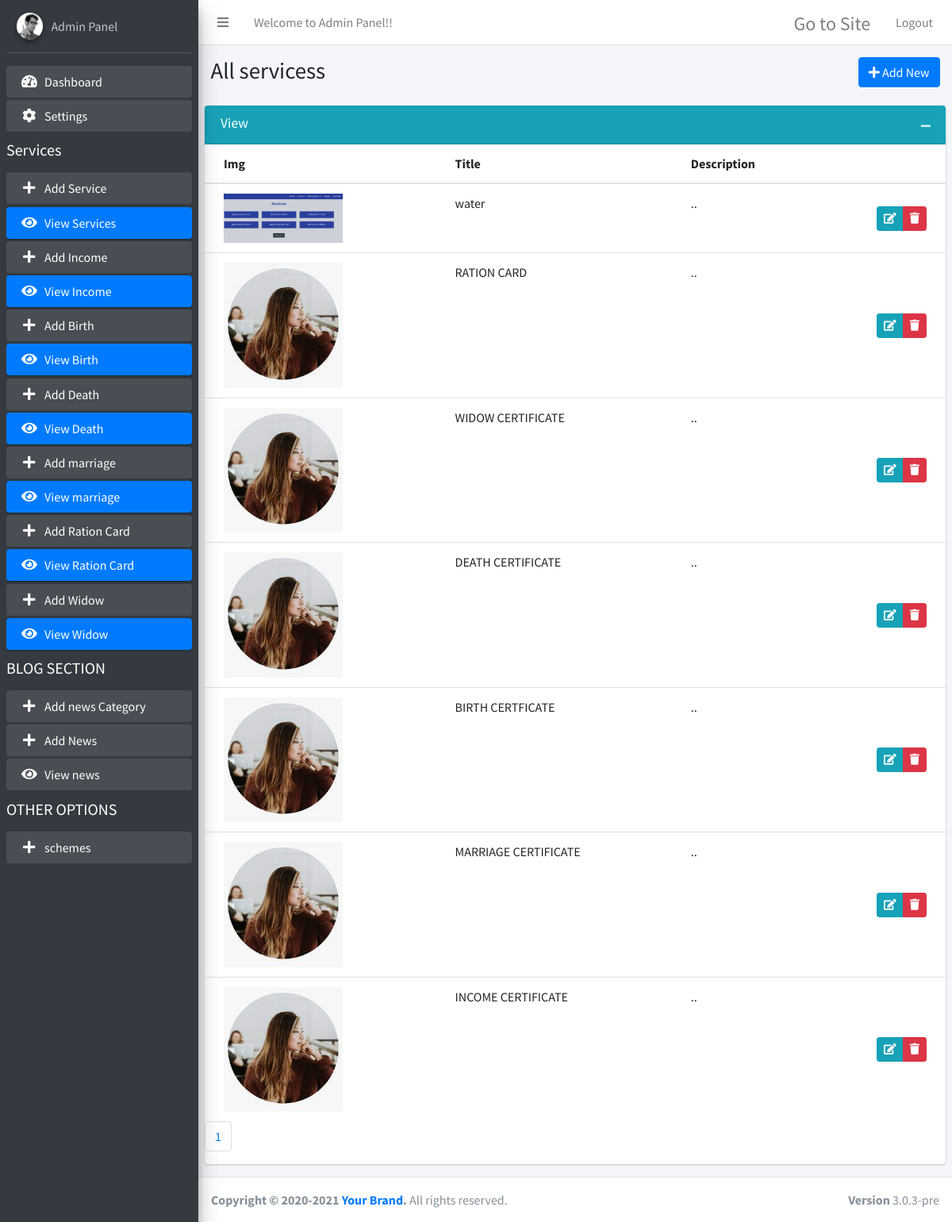
The page /admin/view-services.php (signed in) on the database its author committed.
### tables this page shows
CREATE TABLE `services` (
  `id` int(100) NOT NULL,
  `title` varchar(1000) DEFAULT NULL,
  `short` varchar(1500) DEFAULT NULL,
  `descrip` varchar(10000) DEFAULT NULL,
  `img` varchar(255) NOT NULL,
  `url` varchar(255) NOT NULL,
  `date` varchar(100) DEFAULT NULL,
  `status` varchar(10) DEFAULT NULL
);

### admin/view-services.php (the view, shortened to what this page needs)
<?php
include 'conn.php';
$a=4;
?>
<!DOCTYPE html>
<html>
<head>
  <link rel="stylesheet" href="plugins/fontawesome-free/css/all.min.css">
  <link rel="stylesheet" href="https://code.ionicframework.com/ionicons/2.0.1/css/ionicons.min.css">
  <link rel="stylesheet" href="dist/css/adminlte.min.css">
  <link rel="stylesheet" href="plugins/summernote/summernote-bs4.css">
</head>
<body class="hold-transition sidebar-mini">
<div class="wrapper">
   <?php include"topbar.php"; ?>
  <?php include"sidebar.php"; ?>
<?php
$limit = 10;
if (isset($_GET["page"])) {
	$page  = $_GET["page"];
	}
	else{
	$page=1;
	};
$serial = ($page-1) * $limit;
    $resultt = mysqli_query($con,"SELECT * FROM services ORDER BY id DESC LIMIT $serial, $limit");
?>
  <div class="content-wrapper">
    <section class="content-header">
      <div class="container-fluid">
        <div class="row mb-2">
          <div class="col-sm-6">
            <h1>All servicess</h1>
          </div>
          <div class="col-sm-6" style="text-align:right;">
            <a class="btn btn-primary" href="add-services.php">
            <i class="fa fa-plus" aria-hidden="true"></i> Add New</a>
          </div>
        </div>
      </div>
    </section>
    <section class="content">
      <div class="row">
        <div class="col-md-12">
          <div class="card card-info">
            <div class="card-header">
              <h3 class="card-title">View</h3>
              <div class="card-tools">
                <button type="button" class="btn btn-tool" data-card-widget="collapse" data-toggle="tooltip" title="Collapse">
                  <i class="fas fa-minus"></i></button>
              </div>
            </div>
            <div class="card-body p-0">
              <table class="table">
                <thead>
                  <tr>
                    <th>Img</th>
                    <th>Title</th>
					<th>Description</th>
                    <th></th>
                  </tr>
                </thead>
                <tbody>
				<?php
			while ($roww = mysqli_fetch_array($resultt)) {
			?>
				  <tr>
					<td><img style="width:150px;" src="images/services/<?php echo $roww["img"]; ?>"></td>
                    <td><?php echo $roww["title"]; ?></td>
					<td><?php $dec = $roww['descrip'];
								$removetag = strip_tags($dec);
								$trim = $string = substr($removetag,0,600);
								echo $trim ; ?>..</td>
                    <td class="text-right py-0 align-middle">
                      <div class="btn-group btn-group-sm">
						<a href="add-services.php?edit=<?php echo $roww["id"]; ?>" onclick="return confirm('Are you sure?')"  class="btn btn-info"><i class="fas fa-edit"></i></a>
                        <a href="view-services.php?delete_id=<?php echo $roww["id"]; ?>" onclick="return confirm('Are you sure?')" class="btn btn-danger"><i class="fas fa-trash"></i></a>
                      </div>
                    </td>
                </tr>
			<?php
			}
			?>
				</tbody>
              </table>
            </div>
			 <?php
			$result_db = mysqli_query($con,"SELECT COUNT(id) FROM services");
		$row_db = mysqli_fetch_row($result_db);
		$total_records = $row_db[0];
		$total_pages = ceil($total_records / $limit);
		$pagLink = "<ul class='pagination'>";
		for ($i=1; $i<=$total_pages; $i++) {
					  $pagLink .= "<li class='page-item'><a class='page-link' href='view-services.php?page=".$i."'>".$i."</a></li>";
		}
		echo $pagLink . "</ul>";
		?>
          </div>
        </div>
      </div>
    </section>
  </div>
 <?php include"footer.php"; ?>
</div>
</body>
</html>

### admin/topbar.php
<nav class="main-header navbar navbar-expand navbar-white navbar-light">
    <ul class="navbar-nav">
      <li class="nav-item">
        <a class="nav-link" data-widget="pushmenu" href="#"><i class="fas fa-bars"></i></a>
      </li>
      <li class="nav-item d-none d-sm-inline-block">
        <a class="nav-link">Welcome to Admin Panel!!</a>
      </li>
    </ul>
    <ul class="navbar-nav ml-auto">
        <li class="nav-item">
        <a class="nav-link" target="_blank" href="https://<?php echo $_SERVER['HTTP_HOST']; ?>">
         <h4>Go to Site</h4>
        </a>
      </li>
      <li class="nav-item">
        <a class="nav-link" href="logout.php">
         Logout
        </a>
      </li>
    </ul>
  </nav>

### admin/sidebar.php
<aside class="main-sidebar sidebar-dark-primary elevation-4">
    <div class="sidebar">
      <div class="user-panel mt-3 pb-3 mb-3 d-flex">
        <div class="image">
          <img src="dist/img/user2-160x160.jpg" class="img-circle elevation-2" alt="User Image">
        </div>
        <div class="info">
          <a href="#" class="d-block">Admin Panel</a>
        </div>
      </div>
      <nav class="mt-2">
        <ul class="nav nav-pills nav-sidebar flex-column" data-widget="treeview" role="menu" data-accordion="false">
          <li class="nav-item has-treeview menu-open">
            <a href="index.php" class="nav-link <?php if($a==1){ echo 'active'; }?>">
              <i class="nav-icon fas fa-tachometer-alt"></i>
              <p>
                Dashboard
              </p>
            </a>
          </li>
          <li class="nav-item has-treeview menu-open">
            <a href="settings.php" class="nav-link <?php if($a==2){ echo 'active'; }?>">
              <i class="nav-icon fa fa-cog"></i>
              <p>
                Settings
              </p>
            </a>
          </li>
		   <li class="nav-item has-treeview menu-open">
            <h5 class="pt-2 pb-2" style="color:white;">Services</h5>
			</li>
		  <li class="nav-item has-treeview menu-open">
            <a href="add-services.php" class="nav-link <?php if($a==3){ echo 'active'; }?>">
               <i class="fa fa-plus nav-icon"></i>
              <p>
               Add Service
              </p>
            </a>
          </li>
          <li class="nav-item has-treeview menu-open">
            <a href="view-services.php" class="nav-link <?php if($a==4){ echo 'active'; }?>">
               <i class="fa fa-eye nav-icon"></i>
              <p>
                View Services
              </p>
            </a>
          </li>
          <li class="nav-item has-treeview menu-open">
            <a href="add-income.php" class="nav-link <?php if($a==3){ echo 'active'; }?>">
               <i class="fa fa-plus nav-icon"></i>
              <p>
               Add Income
              </p>
            </a>
          </li>
          <li class="nav-item has-treeview menu-open">
            <a href="view-income.php" class="nav-link <?php if($a==4){ echo 'active'; }?>">
               <i class="fa fa-eye nav-icon"></i>
              <p>
                View Income
              </p>
            </a>
          </li>
          <li class="nav-item has-treeview menu-open">
            <a href="add-birth.php" class="nav-link <?php if($a==3){ echo 'active'; }?>">
               <i class="fa fa-plus nav-icon"></i>
              <p>
               Add Birth
              </p>
            </a>
          </li>
          <li class="nav-item has-treeview menu-open">
            <a href="view-birth.php" class="nav-link <?php if($a==4){ echo 'active'; }?>">
               <i class="fa fa-eye nav-icon"></i>
              <p>
                View Birth
              </p>
            </a>
          </li>
          <li class="nav-item has-treeview menu-open">
            <a href="add-death.php" class="nav-link <?php if($a==3){ echo 'active'; }?>">
               <i class="fa fa-plus nav-icon"></i>
              <p>
               Add Death
              </p>
            </a>
          </li>
          <li class="nav-item has-treeview menu-open">
            <a href="view-death.php" class="nav-link <?php if($a==4){ echo 'active'; }?>">
               <i class="fa fa-eye nav-icon"></i>
              <p>
                View Death
              </p>
            </a>
          </li>
          <li class="nav-item has-treeview menu-open">
            <a href="add-marriage.php" class="nav-link <?php if($a==3){ echo 'active'; }?>">
               <i class="fa fa-plus nav-icon"></i>
              <p>
               Add marriage
              </p>
            </a>
          </li>
          <li class="nav-item has-treeview menu-open">
            <a href="view-marriage.php" class="nav-link <?php if($a==4){ echo 'active'; }?>">
               <i class="fa fa-eye nav-icon"></i>
              <p>
                View marriage
              </p>
            </a>
          </li>
          <li class="nav-item has-treeview menu-open">
            <a href="add-consumer.php" class="nav-link <?php if($a==3){ echo 'active'; }?>">
               <i class="fa fa-plus nav-icon"></i>
              <p>
               Add Ration Card
              </p>
            </a>
          </li>
          <li class="nav-item has-treeview menu-open">
            <a href="view-consumer.php" class="nav-link <?php if($a==4){ echo 'active'; }?>">
               <i class="fa fa-eye nav-icon"></i>
              <p>
                View Ration Card
              </p>
            </a>
          </li>
          <li class="nav-item has-treeview menu-open">
            <a href="add-Widow.php" class="nav-link <?php if($a==3){ echo 'active'; }?>">
               <i class="fa fa-plus nav-icon"></i>
              <p>
               Add Widow
              </p>
            </a>
          </li>
          <li class="nav-item has-treeview menu-open">
            <a href="view-Widow.php" class="nav-link <?php if($a==4){ echo 'active'; }?>">
               <i class="fa fa-eye nav-icon"></i>
              <p>
                View Widow
              </p>
            </a>
          </li>
		  <li class="nav-item has-treeview menu-open">
            <h5 class="pt-2 pb-2" style="color:white;">BLOG SECTION</h5>
			</li>
		   <li class="nav-item has-treeview menu-open">
            <a href="add-category.php" class="nav-link <?php if($a==6){ echo 'active'; }?>">
               <i class="fa fa-plus nav-icon"></i>
              <p>
                Add news Category
              </p>
            </a>
          </li>
		  <li class="nav-item has-treeview menu-open">
            <a href="add-blog.php" class="nav-link <?php if($a==7){ echo 'active'; }?>">
               <i class="fa fa-plus nav-icon"></i>
              <p>
                Add News
              </p>
            </a>
          </li>
		  <li class="nav-item has-treeview menu-open">
            <a href="view-blog.php" class="nav-link <?php if($a==8){ echo 'active'; }?>">
               <i class="fa fa-eye nav-icon"></i>
              <p>
                View news
              </p>
            </a>
          </li>
		  <li class="nav-item has-treeview menu-open">
            <h5 class="pt-2 pb-2" style="color:white;">OTHER OPTIONS</h5>
			</li>
         <li class="nav-item has-treeview menu-open">
            <a href="faqs.php" class="nav-link <?php if($a==10){ echo 'active'; }?>">
               <i class="fa fa-plus nav-icon"></i>
              <p>
                schemes
              </p>
            </a>
          </li>
        </ul>
      </nav>
    </div>
  </aside>

### admin/footer.php
<footer class="main-footer">
   <strong>Copyright &copy; 2020-2021 <a href="">Your Brand</a>.</strong> All rights
   reserved.
   <div class="float-right d-none d-sm-inline-block">
     <b>Version</b> 3.0.3-pre
   </div>
 </footer>

### rows shown on the page
services: img (picture), title "water"
services: img (picture), title "RATION CARD"
services: img (picture), title "WIDOW CERTIFICATE"
services: img (picture), title "DEATH CERTIFICATE"
services: img (picture), title "BIRTH CERTFICATE"
services: img (picture), title "MARRIAGE CERTIFICATE"
services: img (picture), title "INCOME CERTIFICATE"
